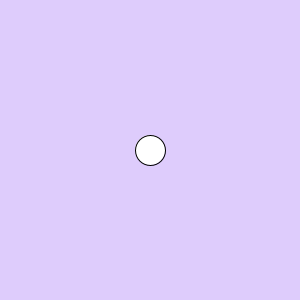
Frame 1 (no input)
Frame 60 (the mouse pressed at the canvas centre just before this capture): identical to frame 1, image omitted
Frame 120 (the mouse held since frame 60 and released just before this capture): identical to frame 1, image omitted

The Processing sketch that drew this single still picture (run headless with seeded random() and noise(); from frame 60 on, the mouse is pressed at the canvas centre):

// Processing sketch: week16_two_player
// ── week16_two_player.pde
void setup(){//設定
  size(300,300);
}
int x=150,y=150;//座標
void draw(){
  background(#DECCFC);
  ellipse( x, y, 30, 30);//圓
}
void keyPressed(){//按鍵
  if(key=='w') y-=2;
  if(key=='s') y+=2;
  if(key=='a') x-=2;
  if(key=='d') x+=2;
}
